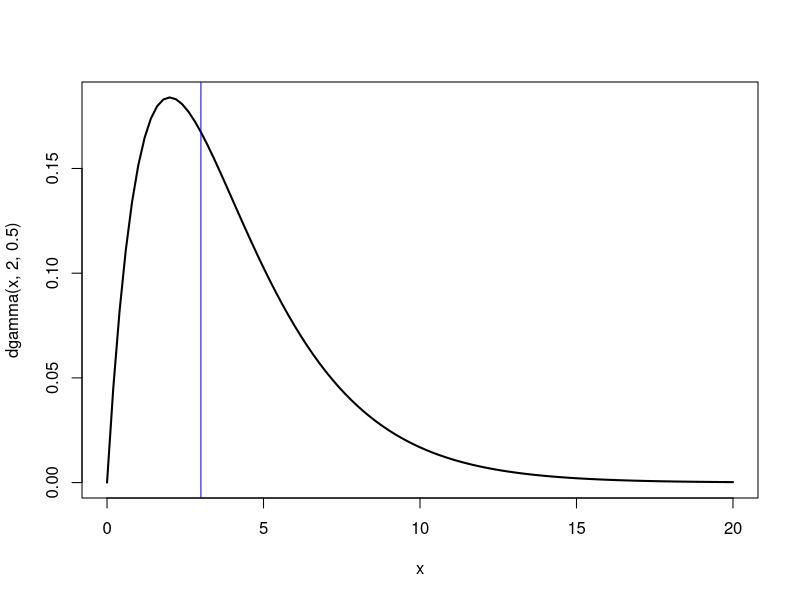
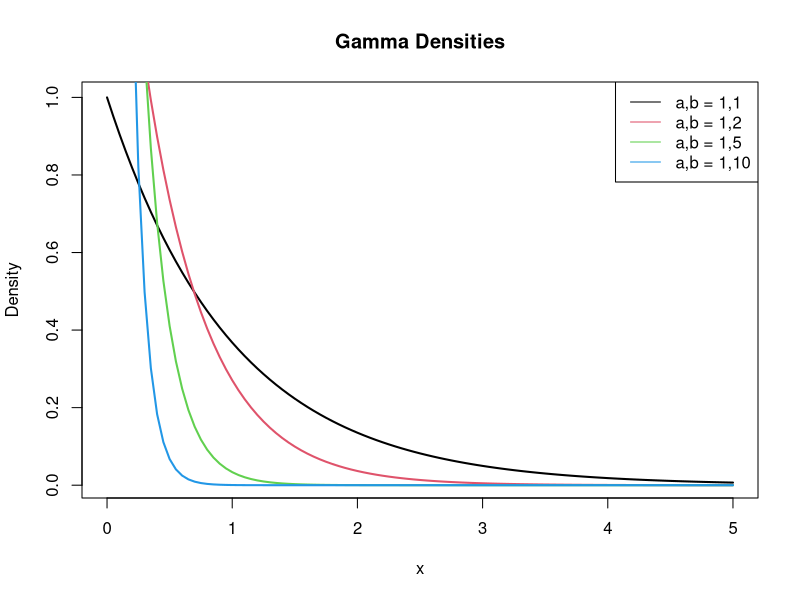
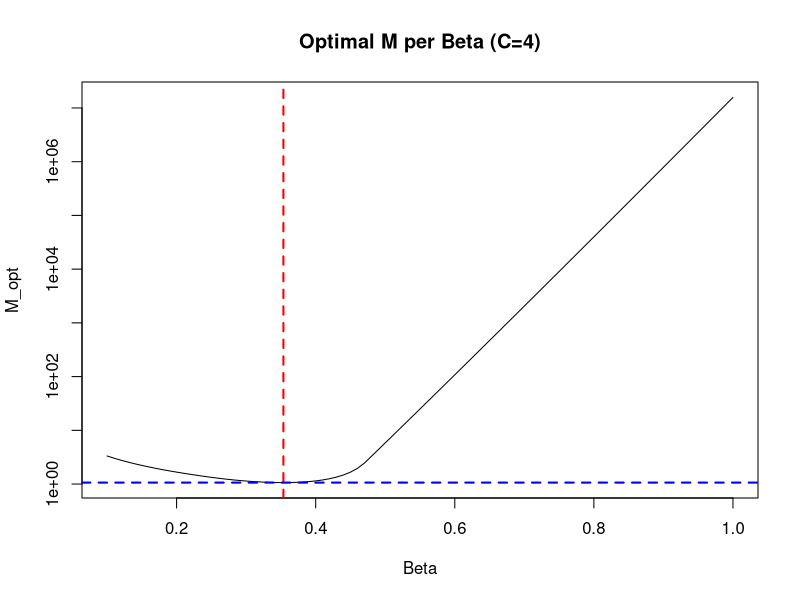
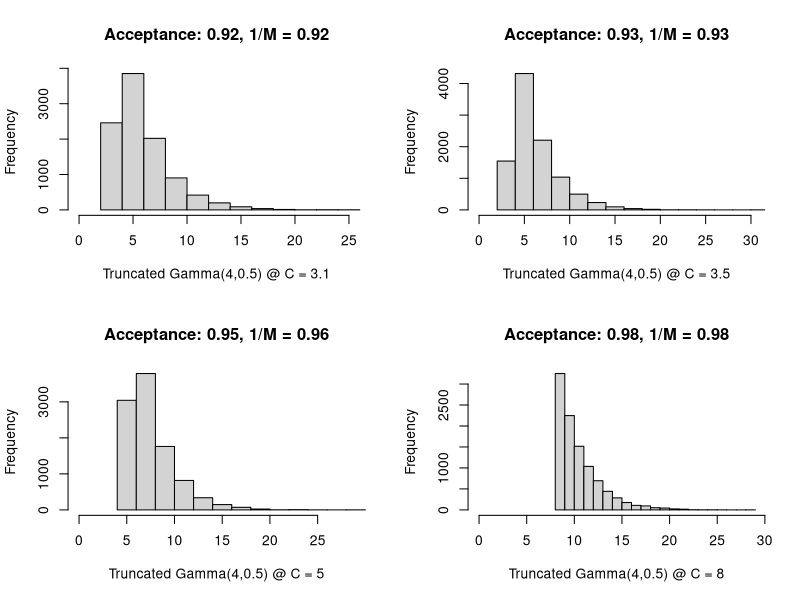

Here is the R script that generated these plots, in order:
#This code is supposed to provide you with some MAJOR hints on how to 
#code HW1 Q4. The ONLY differences are the target and candidate distributions.

#Instead of N(0,1) truncated at C, we're using Gamma(2, 0.5)
#Why did I choose this distribtuion? Because it looks vaguely normal.
par(mfrow = c(1,1))
curve(dgamma(x, 2, 0.5),0, 20, lwd=2)
#Let's say taht C>=3, just like in the HW example C>=0
abline(v=3, col='blue')

#Instead of exp(lambda), we're using Gamma(1, beta)
#Why did I choose this distribtuion? Because it looks vaguely 
#like exp(L)
betavals = c(1, 2, 5, 10)
for(i in 1:4){
  curve(dgamma(x, 1, betavals[i]), 0, 5, 
        add=ifelse(i==1,FALSE,TRUE), 
        col=i, lwd=2, ylab='Density', 
        main = 'Gamma Densities')
}
legend('topright', paste0('a,b = 1,',betavals), lty=1, col=1:4)


#PDF of truncated Gamma(a=2,b=0.5)
f = function(x, C){ 
  ifelse(x >= C, 
         dgamma(x, 2, 0.5) / (1 - pgamma(C, 2, 0.5)), 
         0)
}
#PDF of Gamma(a=1, b=betastar)
g = function(x, betastar, C){
  ifelse(x >=C, 
         dgamma((x-C), 1, betastar),
         0)
}
M_funct = function(betastar,C){
  stopifnot(C >= 3)
  optimize(f = function(x){f(x,C) / g(x, betastar, C)},
           interval = c(C, 35), maximum=TRUE)$objective
}
#let's try this at C=4
Cstar = 4
optimum = optimize(f = function(B) M_funct(B, C=Cstar), 
                   interval = c(0.1, 5), maximum=FALSE)
print(opt_beta <- optimum$minimum)
print(M_min <- optimum$objective)
#just to visualize what we just did...
B = seq(0.1, 1, by=0.01)
M_opt = numeric(length(B))
for(i in 1:length(B)) 
  M_opt[i] = M_funct(B[i], Cstar)
plot(B, M_opt, type='l', xlab = 'Beta', log='y',
     main = paste0('Optimal M per Beta (C=',Cstar,')'))
abline(v=opt_beta, col='red', lty=2,lwd=2)
abline(h=M_min, col='blue', lty=2,lwd=2)

#OK! Let's wrap everything we need to do into a function.
#We'll give it the number of samples we need, the function to optimize, and C.
gen_truncGam = function(nsamples, Mfunct, C){
  #finds lambda and M
  optimum = optimize(f = function(B) M_funct(B, C), 
                     interval = c(0.1, 5), maximum=FALSE)
  beta = optimum$minimum
  M_min = optimum$objective
  nsim = nsamples
  #start with num_samples, add 1 for each additional simulation
  target = numeric(nsamples)
  for(i in 1:nsamples){
    u = runif(1) * M_min
    y = rgamma(1, 1, beta) + C
    while(u > f(y, C)/g(y, beta, C)){
      u = runif(1) * M_min
      y = rgamma(1, 1, beta) + C
      nsim = nsim+1
    }
    target[i] = y
  }
  return(list(
    x=target, 
    accept = nsamples/nsim, 
    M = M_min, 
    beta = beta
  ))
}

N = 1e4
Cvals = c(3.1, 3.5, 5, 8)
par(mfrow = c(2,2))
for(Cstar in Cvals){
#Note: uncomment the 2 commented lines below to see how our samples fit the target distribution
  truncGam = gen_truncGam(N, M_funct, C = Cstar)
  hist(truncGam$x, xlim = c(0, max(truncGam$x)), 
#        freq=FALSE,
       xlab = paste0('Truncated Gamma(4,0.5) @ C = ', Cstar), 
       main = paste0('Acceptance: ', round(truncGam$accept,2), 
                     ', 1/M = ', round(1/truncGam$M,2)))
#   curve(f(x, Cstar), add=TRUE, col='blue') #curve(dgamma(x, 2, 0.5) / (1-pgamma(Cstar,2,0.5)), add=TRUE, col='blue')
}
